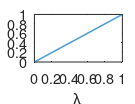
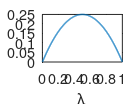
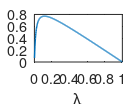
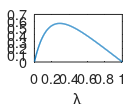

Source code (MATLAB) for these figures, in order:

Emid=0.00125:0.0025:1;

Gphi=Emid;
Gpsi=Emid.*(1-Emid);
Gomega=(1-Emid).*Emid./(0.017+Emid);
Gchi=(1-Emid).*(1-exp(-Emid/0.18));

f=1;
figure(f)
plot(Emid,Gphi,'LineWidth',1)
xlabel('\lambda')
set(f,'PaperSize',[3.25,2.5]/2.5)
set(f,'PaperPosition',[0,0,3.25,2.5]/2.5)
saveas(f,'Gphi.pdf')

f=2;
figure(f)
plot(Emid,Gpsi,'LineWidth',1)
xlabel('\lambda')
set(f,'PaperSize',[3.25,2.5]/2.5)
set(f,'PaperPosition',[0,0,3.25,2.5]/2.5)
saveas(f,'Gpsi.pdf')

f=3;
figure(f)
plot(Emid,Gomega,'LineWidth',1)
xlabel('\lambda')
set(f,'PaperSize',[3.25,2.5]/2.5)
set(f,'PaperPosition',[0,0,3.25,2.5]/2.5)
saveas(f,'Gomega.pdf')

f=4;
figure(f)
plot(Emid,Gchi,'LineWidth',1)
xlabel('\lambda')
set(f,'PaperSize',[3.25,2.5]/2.5)
set(f,'PaperPosition',[0,0,3.25,2.5]/2.5)
saveas(f,'Gchi.pdf')

